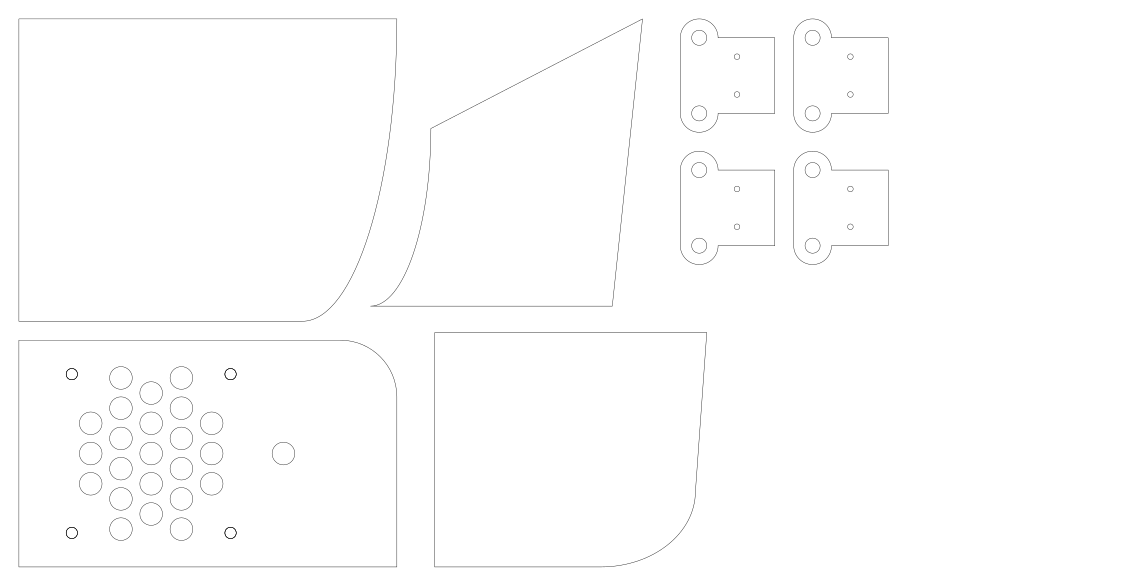

Write Python code to recreate this figure.
#!/usr/bin/python3
import svgwrite
from svgwrite.data.types import SVGAttribute
from svgwrite.extensions import Inkscape

from libShapes import *

dwg = svgwrite.Drawing('ravMountShapes.svg', profile='full', size=('300mm','155mm'), viewBox="0 0 300 155")
ink=Inkscape(dwg)

def myBox(dwg, ox,oy) :
    p=dwg.path( d="M%d,%d l200,0 l0,50 a50,50 0 0,1 -50,50 l-150,0 l0,-100" % (ox,oy),
    stroke="black",
    fill="none", stroke_width=0.1)
    return(p)

def mySwitchBracket(dwg, ox,oy) :
    p=dwg.path( d="M%d,%d m0,5 a5,5 0 0,1 10,0 l15,0 l0,20 l-15,0 a5,5 0 0,1 -10,0 l0,-20" % (ox,oy),
    stroke="black", fill="none", stroke_width=0.1)
    dwg.add(p)
    c=dwg.circle(center=(ox+5,oy+5), r=2, stroke="black", fill="none", stroke_width=0.1)
    dwg.add(c)
    c=dwg.circle(center=(ox+5,oy+25), r=2, stroke="black", fill="none", stroke_width=0.1)
    dwg.add(c)
    c=dwg.add(dwg.circle(center=((ox+15),(oy+10)),r=0.75,stroke='black',fill="none", stroke_width=0.1))
    c=dwg.add(dwg.circle(center=((ox+15),(oy+20)),r=0.75,stroke='black',fill="none", stroke_width=0.1))
    return()

def ravFront(dwg, ox,oy) :
    p=dwg.path( d="M%d,%d l0,60 l100,0 l0,-45 a15,15 0 0,0 -15,-15 l-85,0" % (ox,oy),
    stroke="black", fill="none", stroke_width=0.1)
    dwg.add(p)
    # add the speaker grill and mounting holes
    speakerGrill(dwg,(ox+35),(oy+30))
    # add the switch hole
    c=dwg.add(dwg.circle(center=((ox+70),(oy+30)),r=3,stroke='black',fill="none", stroke_width=0.1))
    return()

def ravBottom(dwg, ox,oy) :
    p=dwg.path( d="M%d,%d l0,62 l44,0 a25,20 0 0,0 25,-20 l3,-42 l-72,0" % (ox,oy),
    stroke="black", fill="none", stroke_width=0.1)
    dwg.add(p)
    return()

def ravTop(dwg, ox,oy) :
    p=dwg.path( d="M%d,%d l0,80 l75,0 a25,80 0 0,0 25,-80  l-100,0" % (ox,oy),
    stroke="black", fill="none", stroke_width=0.1)
    dwg.add(p)
    return()

def ravSide(dwg, ox,oy) :
    p=dwg.path( d="M%d,%d l8,76 l64,0 a16,47 0 0,1 -16,-47  l-56,-29" % (ox,oy),
    stroke="black", fill="none", stroke_width=0.1)
    dwg.add(p)
    return()

def ravSide2(dwg, ox,oy) :
    p=dwg.path( d="M%d,%d l-56,29 a16,47 0 0,1 -16,47  l64,0 l8,-76" % (ox,oy),
    stroke="black", fill="none", stroke_width=0.1)
    dwg.add(p)
    return()

        
    


#extra_att={'sodipodi:namedview': SVGAttribute('sodipodi:namedview', anim=False, types=[], const=frozenset(['string'])) }
#dwg.validator.attributes.update(extra_att)
#svg_att=set(dwg.elements['svg'].valid_attributes)

#dwg.add(myBox(dwg,10,10))
#dwg.add(myBox(dwg,10,120))
ravTop(dwg,5,5)
#ravSide(dwg,180,5)
ravSide2(dwg,170,5)
ravFront(dwg,5,90)
ravBottom(dwg,115,88)

mySwitchBracket(dwg,180,5)
mySwitchBracket(dwg,210,5)
mySwitchBracket(dwg,180,40)
mySwitchBracket(dwg,210,40)

dwg.save(pretty=True)
